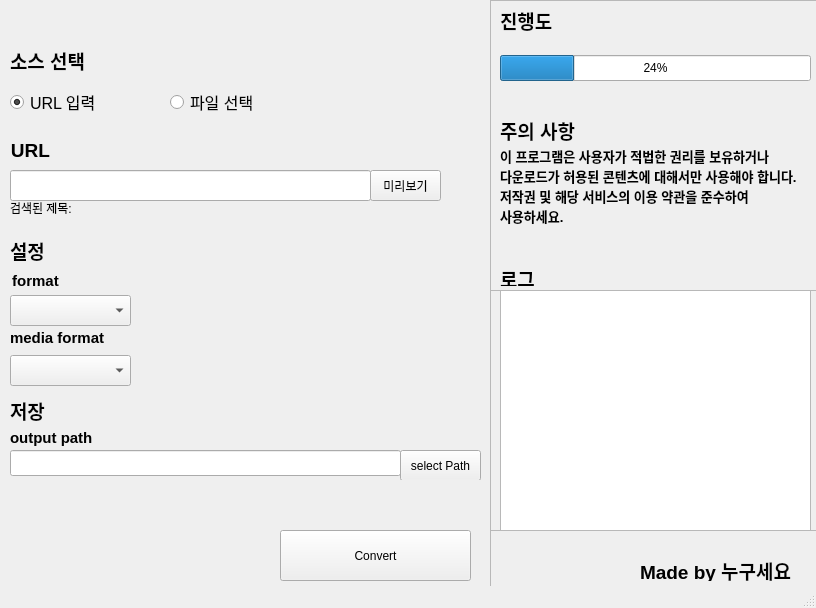
<?xml version="1.0" encoding="UTF-8"?>
<ui version="4.0">
 <class>MainWindow</class>
 <widget class="QMainWindow" name="MainWindow">
  <property name="geometry">
   <rect>
    <x>0</x>
    <y>0</y>
    <width>816</width>
    <height>608</height>
   </rect>
  </property>
  <property name="minimumSize">
   <size>
    <width>816</width>
    <height>608</height>
   </size>
  </property>
  <property name="maximumSize">
   <size>
    <width>816</width>
    <height>608</height>
   </size>
  </property>
  <property name="windowTitle">
   <string>Media Converter</string>
  </property>
  <property name="windowIcon">
   <iconset>
    <normaloff>ICON.ico</normaloff>ICON.ico</iconset>
  </property>
  <property name="autoFillBackground">
   <bool>false</bool>
  </property>
  <widget class="QWidget" name="centralwidget">
   <widget class="QPushButton" name="convertButton">
    <property name="geometry">
     <rect>
      <x>280</x>
      <y>530</y>
      <width>191</width>
      <height>51</height>
     </rect>
    </property>
    <property name="text">
     <string>Convert</string>
    </property>
   </widget>
   <widget class="QStackedWidget" name="stackedWidget">
    <property name="geometry">
     <rect>
      <x>10</x>
      <y>130</y>
      <width>441</width>
      <height>91</height>
     </rect>
    </property>
    <property name="currentIndex">
     <number>0</number>
    </property>
    <widget class="QWidget" name="URLPage">
     <widget class="QLineEdit" name="URLtextB">
      <property name="geometry">
       <rect>
        <x>0</x>
        <y>40</y>
        <width>361</width>
        <height>31</height>
       </rect>
      </property>
     </widget>
     <widget class="QLabel" name="label">
      <property name="geometry">
       <rect>
        <x>0</x>
        <y>10</y>
        <width>41</width>
        <height>21</height>
       </rect>
      </property>
      <property name="font">
       <font>
        <pointsize>14</pointsize>
        <bold>true</bold>
       </font>
      </property>
      <property name="text">
       <string>URL</string>
      </property>
      <property name="textFormat">
       <enum>Qt::TextFormat::MarkdownText</enum>
      </property>
      <property name="alignment">
       <set>Qt::AlignmentFlag::AlignCenter</set>
      </property>
     </widget>
     <widget class="QPushButton" name="previewButton">
      <property name="geometry">
       <rect>
        <x>360</x>
        <y>40</y>
        <width>71</width>
        <height>31</height>
       </rect>
      </property>
      <property name="text">
       <string>미리보기</string>
      </property>
     </widget>
     <widget class="QLabel" name="previewText">
      <property name="geometry">
       <rect>
        <x>0</x>
        <y>70</y>
        <width>481</width>
        <height>16</height>
       </rect>
      </property>
      <property name="text">
       <string>검색된 제목: </string>
      </property>
     </widget>
    </widget>
    <widget class="QWidget" name="FilePage">
     <widget class="QLineEdit" name="FilePathTextBox">
      <property name="geometry">
       <rect>
        <x>0</x>
        <y>40</y>
        <width>361</width>
        <height>26</height>
       </rect>
      </property>
     </widget>
     <widget class="QPushButton" name="FilePathButton">
      <property name="geometry">
       <rect>
        <x>360</x>
        <y>40</y>
        <width>81</width>
        <height>26</height>
       </rect>
      </property>
      <property name="text">
       <string>Path</string>
      </property>
     </widget>
     <widget class="QLabel" name="label_6">
      <property name="geometry">
       <rect>
        <x>0</x>
        <y>0</y>
        <width>91</width>
        <height>41</height>
       </rect>
      </property>
      <property name="font">
       <font>
        <pointsize>16</pointsize>
        <bold>true</bold>
       </font>
      </property>
      <property name="text">
       <string>File Path</string>
      </property>
     </widget>
    </widget>
   </widget>
   <widget class="QWidget" name="widget" native="true">
    <property name="geometry">
     <rect>
      <x>0</x>
      <y>50</y>
      <width>361</width>
      <height>80</height>
     </rect>
    </property>
    <widget class="QRadioButton" name="FileRadioButton">
     <property name="geometry">
      <rect>
       <x>170</x>
       <y>40</y>
       <width>98</width>
       <height>24</height>
      </rect>
     </property>
     <property name="font">
      <font>
       <pointsize>12</pointsize>
       <bold>false</bold>
      </font>
     </property>
     <property name="text">
      <string>파일 선택</string>
     </property>
    </widget>
    <widget class="QRadioButton" name="URLRadioButton">
     <property name="geometry">
      <rect>
       <x>10</x>
       <y>40</y>
       <width>98</width>
       <height>24</height>
      </rect>
     </property>
     <property name="font">
      <font>
       <pointsize>12</pointsize>
       <bold>false</bold>
      </font>
     </property>
     <property name="text">
      <string>URL 입력</string>
     </property>
     <property name="checked">
      <bool>true</bool>
     </property>
    </widget>
    <widget class="QLabel" name="label_7">
     <property name="geometry">
      <rect>
       <x>10</x>
       <y>0</y>
       <width>81</width>
       <height>21</height>
      </rect>
     </property>
     <property name="font">
      <font>
       <pointsize>14</pointsize>
       <bold>true</bold>
      </font>
     </property>
     <property name="text">
      <string>소스 선택</string>
     </property>
    </widget>
   </widget>
   <widget class="QWidget" name="widget_2" native="true">
    <property name="geometry">
     <rect>
      <x>10</x>
      <y>220</y>
      <width>431</width>
      <height>171</height>
     </rect>
    </property>
    <widget class="QLabel" name="label_8">
     <property name="geometry">
      <rect>
       <x>0</x>
       <y>20</y>
       <width>41</width>
       <height>21</height>
      </rect>
     </property>
     <property name="font">
      <font>
       <pointsize>14</pointsize>
       <bold>true</bold>
      </font>
     </property>
     <property name="text">
      <string>설정</string>
     </property>
    </widget>
    <widget class="QLabel" name="label_2">
     <property name="geometry">
      <rect>
       <x>0</x>
       <y>50</y>
       <width>51</width>
       <height>21</height>
      </rect>
     </property>
     <property name="font">
      <font>
       <pointsize>11</pointsize>
       <bold>true</bold>
      </font>
     </property>
     <property name="text">
      <string>format</string>
     </property>
     <property name="textFormat">
      <enum>Qt::TextFormat::MarkdownText</enum>
     </property>
     <property name="alignment">
      <set>Qt::AlignmentFlag::AlignCenter</set>
     </property>
    </widget>
    <widget class="QComboBox" name="formatComboBox">
     <property name="geometry">
      <rect>
       <x>0</x>
       <y>75</y>
       <width>121</width>
       <height>31</height>
      </rect>
     </property>
    </widget>
    <widget class="QComboBox" name="mediaComboBox">
     <property name="geometry">
      <rect>
       <x>0</x>
       <y>135</y>
       <width>121</width>
       <height>31</height>
      </rect>
     </property>
    </widget>
    <widget class="QLabel" name="label_5">
     <property name="geometry">
      <rect>
       <x>0</x>
       <y>110</y>
       <width>101</width>
       <height>16</height>
      </rect>
     </property>
     <property name="font">
      <font>
       <pointsize>11</pointsize>
       <bold>true</bold>
      </font>
     </property>
     <property name="text">
      <string>media format</string>
     </property>
    </widget>
   </widget>
   <widget class="QWidget" name="widget_3" native="true">
    <property name="geometry">
     <rect>
      <x>10</x>
      <y>400</y>
      <width>471</width>
      <height>80</height>
     </rect>
    </property>
    <widget class="QLabel" name="label_9">
     <property name="geometry">
      <rect>
       <x>0</x>
       <y>0</y>
       <width>41</width>
       <height>21</height>
      </rect>
     </property>
     <property name="font">
      <font>
       <pointsize>14</pointsize>
       <bold>true</bold>
      </font>
     </property>
     <property name="text">
      <string>저장</string>
     </property>
    </widget>
    <widget class="QLabel" name="label_3">
     <property name="geometry">
      <rect>
       <x>0</x>
       <y>30</y>
       <width>91</width>
       <height>16</height>
      </rect>
     </property>
     <property name="font">
      <font>
       <pointsize>11</pointsize>
       <bold>true</bold>
      </font>
     </property>
     <property name="text">
      <string>output path</string>
     </property>
    </widget>
    <widget class="QLineEdit" name="OutputTextB">
     <property name="geometry">
      <rect>
       <x>0</x>
       <y>50</y>
       <width>391</width>
       <height>26</height>
      </rect>
     </property>
    </widget>
    <widget class="QPushButton" name="pathselectButton">
     <property name="geometry">
      <rect>
       <x>390</x>
       <y>50</y>
       <width>81</width>
       <height>31</height>
      </rect>
     </property>
     <property name="text">
      <string>select Path</string>
     </property>
    </widget>
   </widget>
   <widget class="QFrame" name="frame">
    <property name="geometry">
     <rect>
      <x>490</x>
      <y>0</y>
      <width>331</width>
      <height>611</height>
     </rect>
    </property>
    <property name="frameShape">
     <enum>QFrame::Shape::StyledPanel</enum>
    </property>
    <property name="frameShadow">
     <enum>QFrame::Shadow::Raised</enum>
    </property>
    <widget class="QLabel" name="label_4">
     <property name="geometry">
      <rect>
       <x>10</x>
       <y>10</y>
       <width>91</width>
       <height>21</height>
      </rect>
     </property>
     <property name="font">
      <font>
       <pointsize>14</pointsize>
       <bold>true</bold>
      </font>
     </property>
     <property name="text">
      <string>진행도</string>
     </property>
    </widget>
    <widget class="QProgressBar" name="progressBar">
     <property name="geometry">
      <rect>
       <x>10</x>
       <y>55</y>
       <width>311</width>
       <height>26</height>
      </rect>
     </property>
     <property name="value">
      <number>24</number>
     </property>
     <property name="alignment">
      <set>Qt::AlignmentFlag::AlignRight|Qt::AlignmentFlag::AlignTrailing|Qt::AlignmentFlag::AlignVCenter</set>
     </property>
    </widget>
    <widget class="QLabel" name="label_10">
     <property name="geometry">
      <rect>
       <x>10</x>
       <y>120</y>
       <width>91</width>
       <height>21</height>
      </rect>
     </property>
     <property name="font">
      <font>
       <pointsize>14</pointsize>
       <bold>true</bold>
      </font>
     </property>
     <property name="text">
      <string>주의 사항</string>
     </property>
    </widget>
    <widget class="QLabel" name="label_11">
     <property name="geometry">
      <rect>
       <x>10</x>
       <y>140</y>
       <width>311</width>
       <height>91</height>
      </rect>
     </property>
     <property name="font">
      <font>
       <pointsize>10</pointsize>
       <bold>true</bold>
      </font>
     </property>
     <property name="text">
      <string>이 프로그램은 사용자가 적법한 권리를 보유하거나 다운로드가 허용된 콘텐츠에 대해서만 사용해야 합니다. 저작권 및 해당 서비스의 이용 약관을 준수하여 사용하세요.</string>
     </property>
     <property name="wordWrap">
      <bool>true</bool>
     </property>
    </widget>
    <widget class="QLabel" name="label_12">
     <property name="geometry">
      <rect>
       <x>150</x>
       <y>560</y>
       <width>161</width>
       <height>21</height>
      </rect>
     </property>
     <property name="font">
      <font>
       <pointsize>14</pointsize>
       <bold>true</bold>
      </font>
     </property>
     <property name="text">
      <string>Made by 누구세요</string>
     </property>
    </widget>
    <widget class="QFrame" name="frame_2">
     <property name="geometry">
      <rect>
       <x>0</x>
       <y>290</y>
       <width>331</width>
       <height>241</height>
      </rect>
     </property>
     <property name="frameShape">
      <enum>QFrame::Shape::StyledPanel</enum>
     </property>
     <property name="frameShadow">
      <enum>QFrame::Shadow::Raised</enum>
     </property>
     <widget class="QPlainTextEdit" name="LogPlaneTextBox">
      <property name="geometry">
       <rect>
        <x>10</x>
        <y>0</y>
        <width>311</width>
        <height>241</height>
       </rect>
      </property>
      <property name="undoRedoEnabled">
       <bool>false</bool>
      </property>
      <property name="lineWrapMode">
       <enum>QPlainTextEdit::LineWrapMode::WidgetWidth</enum>
      </property>
      <property name="readOnly">
       <bool>true</bool>
      </property>
     </widget>
    </widget>
    <widget class="QLabel" name="label_13">
     <property name="geometry">
      <rect>
       <x>10</x>
       <y>270</y>
       <width>48</width>
       <height>16</height>
      </rect>
     </property>
     <property name="font">
      <font>
       <pointsize>14</pointsize>
       <bold>true</bold>
      </font>
     </property>
     <property name="text">
      <string>로그</string>
     </property>
    </widget>
   </widget>
   <zorder>widget</zorder>
   <zorder>convertButton</zorder>
   <zorder>stackedWidget</zorder>
   <zorder>widget_2</zorder>
   <zorder>widget_3</zorder>
   <zorder>frame</zorder>
  </widget>
  <widget class="QStatusBar" name="statusbar"/>
 </widget>
 <resources/>
 <connections/>
</ui>
